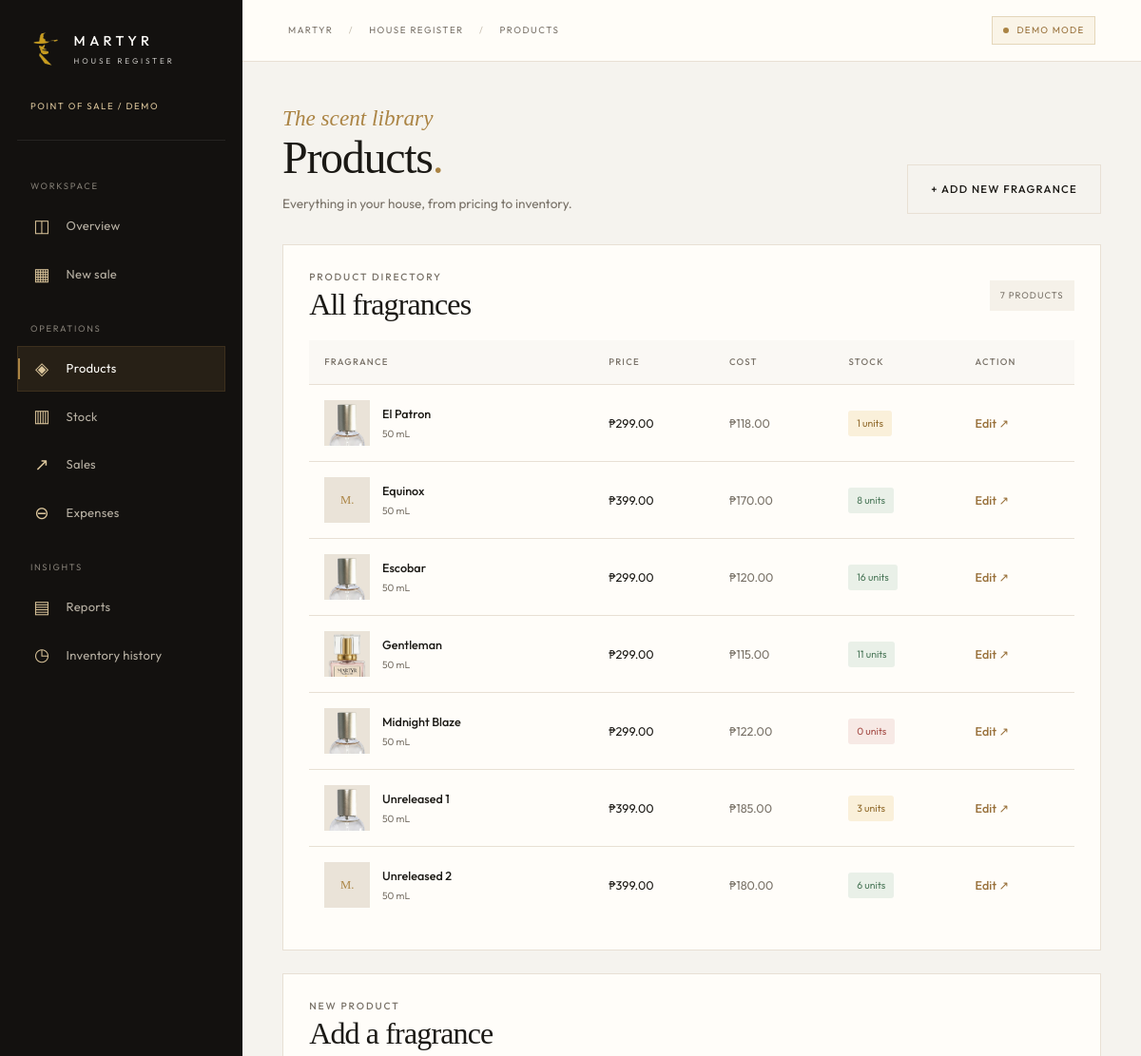
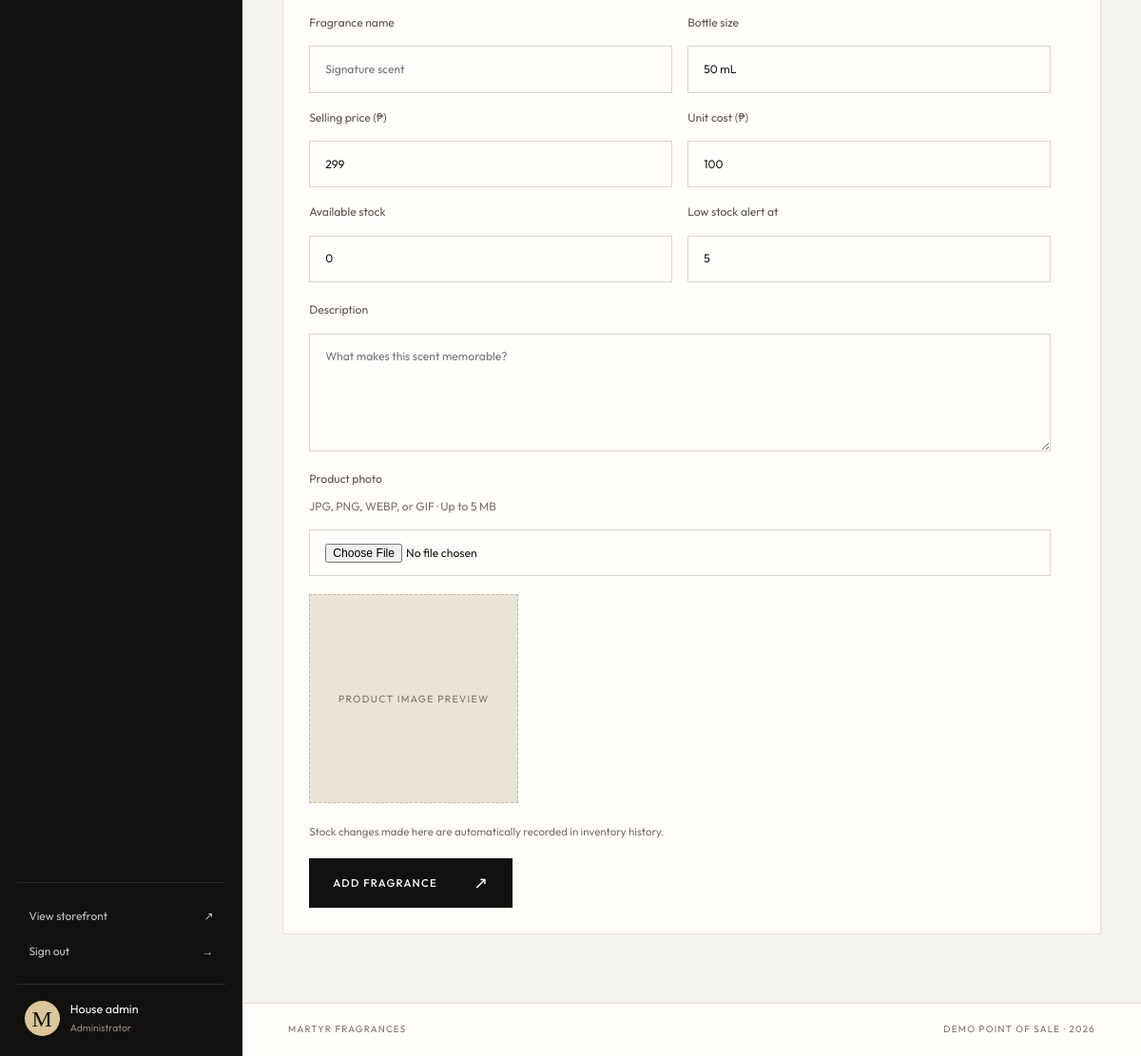
/admin/products (signed in), run on the app's committed database (2 pictures, top to bottom).
### tables this page shows
CREATE TABLE products (
    id TEXT PRIMARY KEY,
    name TEXT NOT NULL,
    price REAL NOT NULL,
    cost_price REAL NOT NULL,
    stock INTEGER NOT NULL,
    reorder_level INTEGER NOT NULL,
    size_label TEXT NOT NULL,
    image TEXT,
    blurb TEXT NOT NULL,
    description TEXT NOT NULL,
    season TEXT NOT NULL,
    longevity TEXT NOT NULL,
    rating INTEGER NOT NULL
);

### app.py (the view, shortened to what this page needs)
@app.route("/admin/products", methods=["GET", "POST"])
@require_admin
def admin_products():
    connection = get_db()
    editing = product_by_id(connection, request.args["edit"]) if request.args.get("edit") else None
    products = connection.execute("SELECT * FROM products ORDER BY name").fetchall()
    connection.close()
    return render_template("admin_products.html", products=products, editing=editing)

### app.py (called while the page is built)
def peso(amount):
    return f"₱{float(amount or 0):,.2f}"

def csrf_token():
    if "_csrf_token" not in session:
        session["_csrf_token"] = secrets.token_urlsafe(32)
    return session["_csrf_token"]

@app.before_request
def check_csrf():
    if request.method == "POST":
        submitted = request.form.get("_csrf_token", "")
        if not hmac.compare_digest(submitted, csrf_token()):
            abort(400, description="Form expired. Refresh the page and try again.")

def cart_count():
    return sum(max(0, int(q)) for q in session.get("cart", {}).values())

@app.context_processor
def inject_nav():
    return {
        "cart_count": cart_count(),
        "admin_name": session.get("user"),
        "customer_name": session.get("customer_name"),
        "customer_id": session.get("customer_id"),
        "csrf_token": csrf_token,
        "today": date.today().isoformat(),
    }

def require_admin(view):
    @wraps(view)
    def wrapped(*args, **kwargs):
        if not session.get("user"):
            return redirect(url_for("admin_login"))
        return view(*args, **kwargs)
    return wrapped

### db.py (called while the page is built)
def get_db():
    connection = sqlite3.connect(DB_FILE, timeout=15)
    connection.row_factory = sqlite3.Row
    connection.execute("PRAGMA foreign_keys = ON")
    connection.execute("PRAGMA busy_timeout = 15000")
    return connection

### templates/admin_products.html (shortened to what this page needs)
{% extends "admin_base.html" %}
{% block breadcrumb %}Products{% endblock %}
{% block eyebrow %}The scent library{% endblock %}
{% block heading %}Products<span class="gold-period">.</span>{% endblock %}
{% block subtitle %}Everything in your house, from pricing to inventory.{% endblock %}
{% block page_action %}<a class="btn btn-outline" href="/admin/products#product-editor">+ Add new fragrance</a>{% endblock %}
{% block content %}<section class="admin-card"><div class="card-header"><div><p class="mini-heading">PRODUCT DIRECTORY</p><h2>All fragrances</h2></div><span class="subtle-pill">{{ products|length }} PRODUCTS</span></div><div class="table-scroll"><table class="sheet"><thead><tr><th>Fragrance</th><th>Price</th><th>Cost</th><th>Stock</th><th>Action</th></tr></thead><tbody>{% for product in products %}<tr><td><div class="product-table-cell"><span class="table-thumb">{% if product.image %}<img src="{{ product.image }}" alt="">{% else %}M.{% endif %}</span><span><strong>{{ product.name }}</strong><small>{{ product.size_label }}</small></span></div></td><td>{{ product.price|peso }}</td><td class="muted">{{ product.cost_price|peso }}</td><td><span class="status-label {% if product.stock == 0 %}urgent{% elif product.stock <= product.reorder_level %}warning{% else %}healthy{% endif %}">{{ product.stock }} units</span></td><td><a class="row-link" href="/admin/products?edit={{ product.id }}#product-editor">Edit ↗</a></td></tr>{% else %}<tr><td colspan="5" class="empty-table">No products yet.</td></tr>{% endfor %}</tbody></table></div></section>
<section class="admin-card editor-card" id="product-editor"><div class="card-header"><div><p class="mini-heading">{{ 'EDIT PRODUCT' if editing else 'NEW PRODUCT' }}</p><h2>{{ 'Edit ' ~ editing.name if editing else 'Add a fragrance' }}</h2></div>{% if editing %}<a class="text-link" href="/admin/products#product-editor">Cancel editing ↗</a>{% endif %}</div><form class="form" method="post" action="/admin/products" enctype="multipart/form-data"><input type="hidden" name="_csrf_token" value="{{ csrf_token() }}">{% if editing %}<input type="hidden" name="id" value="{{ editing.id }}">{% endif %}<div class="form-grid"><label>Fragrance name<input name="name" maxlength="120" required value="{{ editing.name if editing else '' }}" placeholder="Signature scent"></label><label>Bottle size<input name="size_label" maxlength="40" value="{{ editing.size_label if editing else '50 mL' }}"></label><label>Selling price (₱)<input name="price" type="number" min="0.01" step="0.01" required value="{{ editing.price if editing else 299 }}"></label><label>Unit cost (₱)<input name="cost_price" type="number" min="0" step="0.01" required value="{{ editing.cost_price if editing else 100 }}"></label><label>Available stock<input name="stock" type="number" min="0" required value="{{ editing.stock if editing else 0 }}"></label><label>Low stock alert at<input name="reorder_level" type="number" min="0" required value="{{ editing.reorder_level if editing else 5 }}"></label></div><label>Description<textarea name="description" required placeholder="What makes this scent memorable?">{{ editing.description if editing else '' }}</textarea></label><label>Product photo <span class="muted">JPG, PNG, WEBP, or GIF · Up to 5 MB</span><input name="image" type="file" accept="image/jpeg,image/png,image/webp,image/gif" data-image-input></label><div class="image-preview" data-image-preview>{% if editing and editing.image %}<img src="{{ editing.image }}" alt="Current product image">{% else %}<span>PRODUCT IMAGE PREVIEW</span>{% endif %}</div><p class="form-hint">Stock changes made here are automatically recorded in inventory history.</p><button class="btn btn-ink">{{ 'Save changes' if editing else 'Add fragrance' }} <span>↗</span></button></form></section>{% endblock %}

### data on the page
products: image (picture), name "El Patron", size_label "50 mL", price|peso "₱299.00", cost_price|peso "₱118.00", stock "1"
products: shows "M.", name "Equinox", size_label "50 mL", price|peso "₱399.00", cost_price|peso "₱170.00", stock "8"
products: image (picture), name "Escobar", size_label "50 mL", price|peso "₱299.00", cost_price|peso "₱120.00", stock "16"
products: image (picture), name "Gentleman", size_label "50 mL", price|peso "₱299.00", cost_price|peso "₱115.00", stock "11"
products: image (picture), name "Midnight Blaze", size_label "50 mL", price|peso "₱299.00", cost_price|peso "₱122.00", stock "0"
products: image (picture), name "Unreleased 1", size_label "50 mL", price|peso "₱399.00", cost_price|peso "₱185.00", stock "3"
products: shows "M.", name "Unreleased 2", size_label "50 mL", price|peso "₱399.00", cost_price|peso "₱180.00", stock "6"

### other printed values
{{ admin_name }} "House admin"
{{ products|length }} "7"
{{ 'EDIT PRODUCT' if editing else 'NEW PRODUCT' }} "NEW PRODUCT"
{{ 'Edit ' ~ editing.name if editing else 'Add a fragrance' }} "Add a fragrance"
{{ 'Save changes' if editing else 'Add fragrance' }} "ADD FRAGRANCE"
